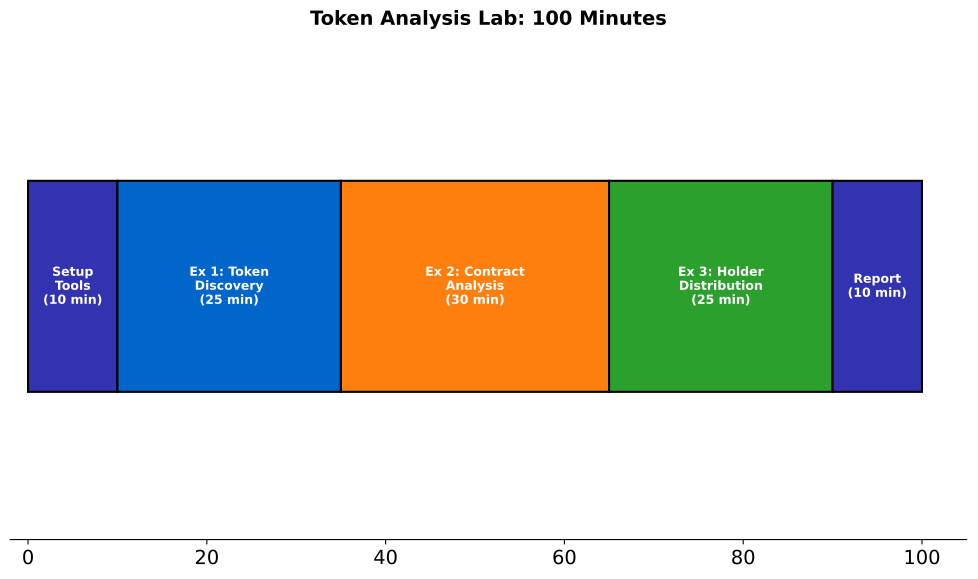

Write the Python code that produced this figure.
"""Token Analysis Lab Workflow"""
import matplotlib.pyplot as plt
import numpy as np
from pathlib import Path

plt.rcParams.update({'font.size': 14, 'figure.figsize': (10, 6), 'figure.dpi': 150})
MLBLUE, MLORANGE, MLGREEN, MLRED, MLPURPLE = '#0066CC', '#FF7F0E', '#2CA02C', '#D62728', '#3333B2'

fig, ax = plt.subplots(figsize=(10, 6))
exercises = ['Setup\nTools', 'Ex 1: Token\nDiscovery', 'Ex 2: Contract\nAnalysis', 'Ex 3: Holder\nDistribution', 'Report']
durations = [10, 25, 30, 25, 10]
colors = [MLPURPLE, MLBLUE, MLORANGE, MLGREEN, MLPURPLE]
positions = np.cumsum([0] + durations[:-1])

for exercise, duration, pos, color in zip(exercises, durations, positions, colors):
    ax.barh(0, duration, left=pos, height=0.5, color=color, edgecolor='black', linewidth=1.5)
    ax.text(pos + duration/2, 0, f'{exercise}\n({duration} min)', ha='center', va='center', fontsize=14, fontweight='bold', color='white')

ax.set_xlim(-2, 105)
ax.set_ylim(-0.6, 0.6)
ax.set_yticks([])
ax.spines['top'].set_visible(False)
ax.spines['right'].set_visible(False)
ax.spines['left'].set_visible(False)
ax.set_title('Token Analysis Lab: 100 Minutes', fontweight='bold', fontsize=14)
plt.tight_layout()
plt.savefig(Path(__file__).parent / 'chart.pdf', bbox_inches='tight', dpi=300)
plt.close()
